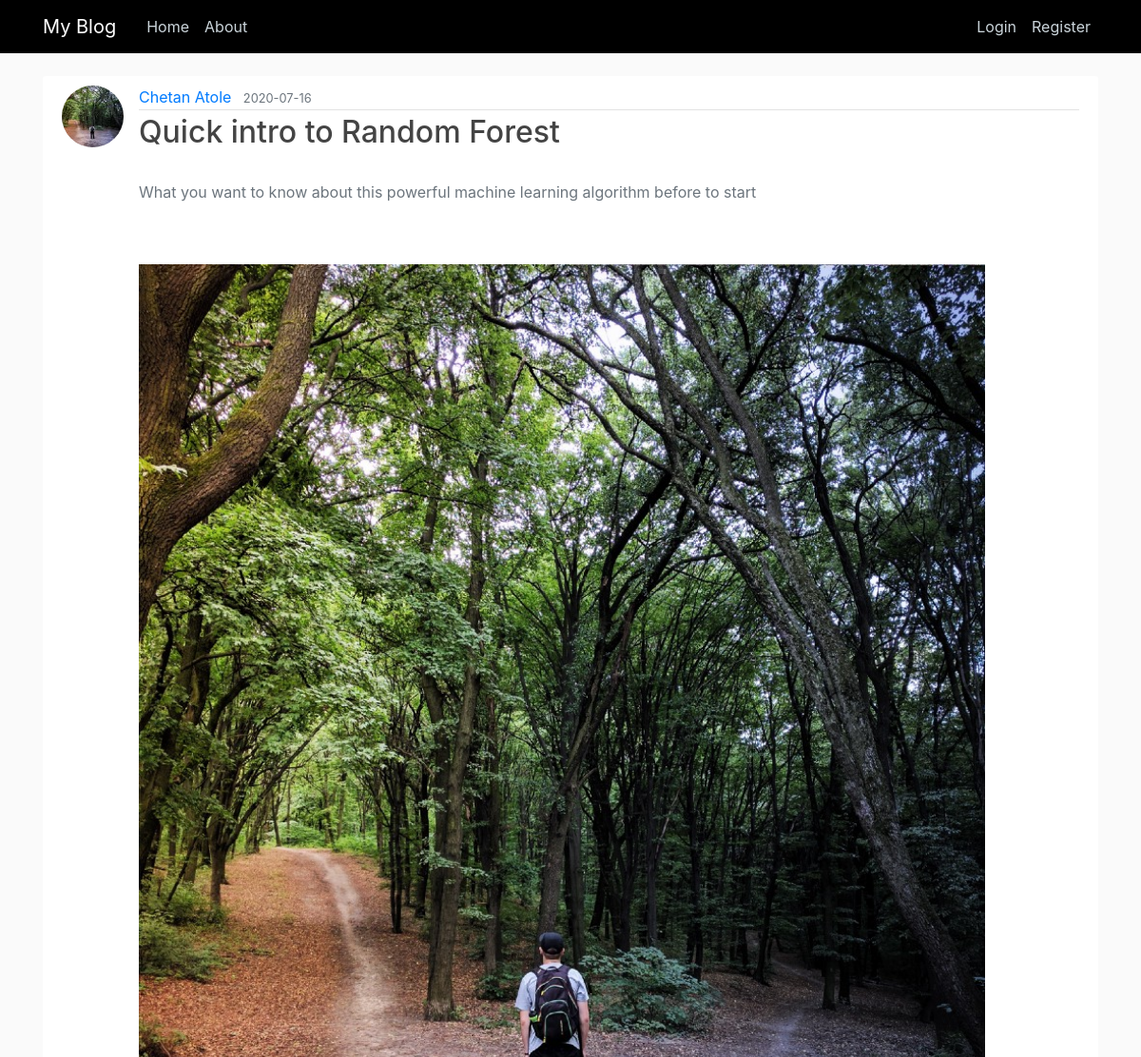
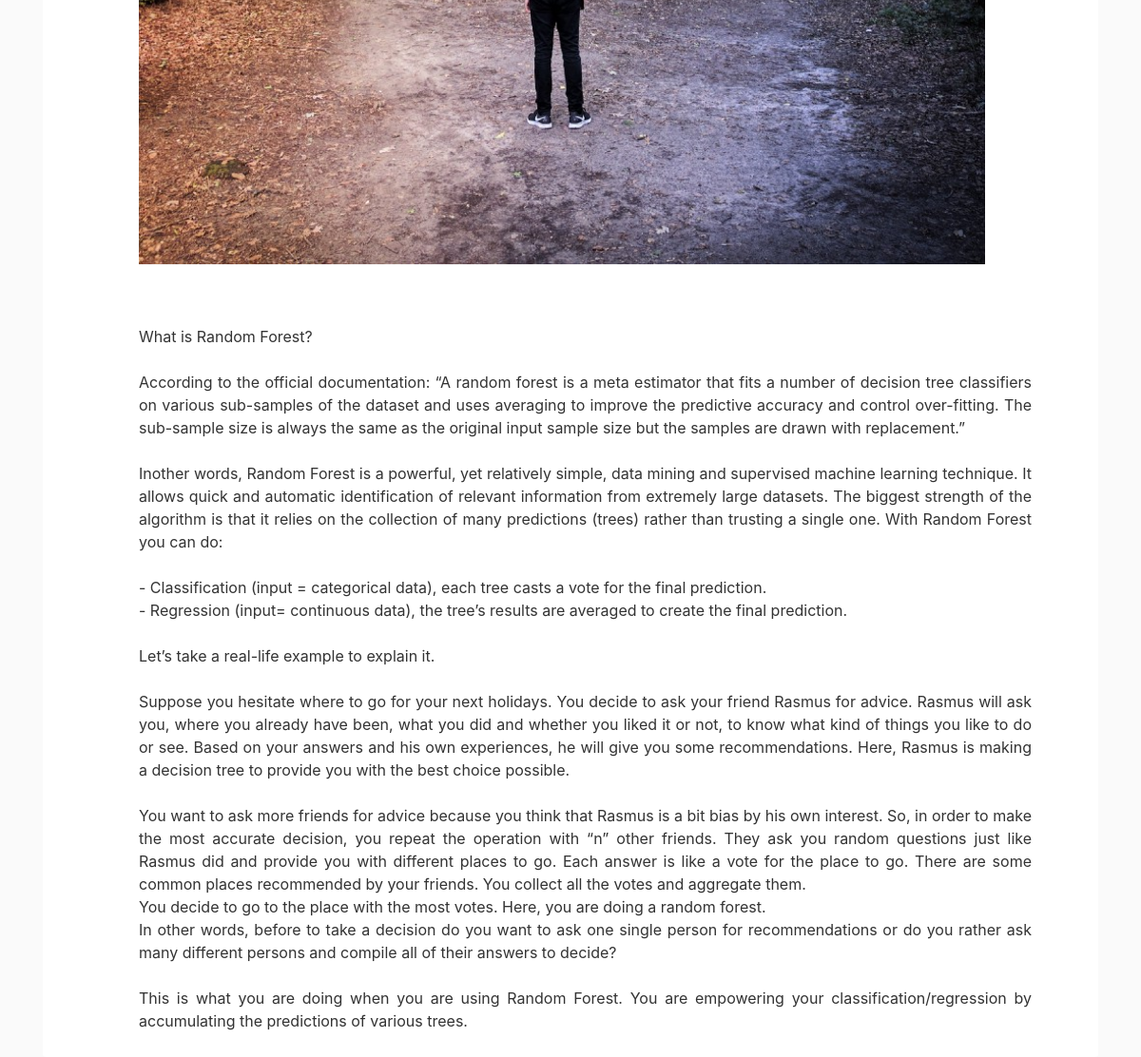
Screenshot of /viewpost/1 with the database file from the repository (2 pictures, top to bottom).
### tables this page shows
CREATE TABLE user( 
    id integer primary key autoincrement,
    username varchar(120) not null unique,
    email varchar(255) not null unique,
    passwordval varchar(255) not null,
    image_file varchar(255) not null default 'default.jpg'
);

CREATE TABLE post(
    id integer primary key autoincrement,
    title varchar(255) not null,
    intro varchar(1000) not null,
    image_file varchar(255), 
    date_posted datetime default current_timestamp,
    content varchar(1000) not null,
    user_id integer ,
    foreign key(user_id) references user(id)
);

### app.py (the view)
@app.route('/viewpost/<int:postid>')
def viewpost(postid):
    con=get_connection()
    cur=con.cursor()
    cur.execute('select user.id,user.username,user.image_file,post.title,post.intro,post.content,post.date_posted,post.image_file,post.id from user inner join post on user.id=post.user_id where post.id=?',(postid,))
    rows=cur.fetchall()
    post={}
    for row in rows:
        post['user_id']=row[0]
        post['author']=row[1]
        post['profile_pic']=row[2]
        post['title']=row[3]
        post['intro']=row[4]
        post['content']=row[5]
        post['date_posted']=row[6].split()[0]
        post['post_image']=row[7]
        post['id']=row[8]
    flag=False
    if 'id' in session and session['id']==post['user_id']:
        flag=True
    return render_template('viewpost.html',post=post,flag=flag)

### app.py (called while the page is built)
def get_connection():
    f=os.path.isfile("blog.db")
    con=sqlite3.connect("blog.db")
    if not f:
        cur=con.cursor()
        with open("schema.sql","r") as file:
            cur.executescript(file.read())
        con.commit()
    return con

### templates/viewpost.html (shortened to what this page needs)
{% extends 'layout.html' %}
{% block content %}
            <article class="media content-section border-0">
                <img class='rounded-circle article-img' src="{{ url_for('static',filename='profile_pics/' +  post.profile_pic ) }}">
                <div class="media-body">
                <div class="article-metadata">
                    <a class="mr-2" href="#">{{ post.author }}</a>
                    <small class="text-muted">{{ post.date_posted }}</small>
                </div>
                <h2 class="article-title">{{ post.title }}</h2><br>
                <p class="article-content text-muted content">{{ post.intro }}</p><br><br>
                <p class="article-content "><img src="{{ url_for('static',filename='content_images/' +  post.post_image ) }} " width=90%></p>
                <br><br>
                <p class="article-content text-justify content" width=100%>{{ post.content }}</p>
                </div>
            </article>
{% endblock content %}

### static/css/main.css (style rules this page uses)
body { background: #fafafa; color: #333333; margin-top: 5rem; }
h1, h2, h3, h4, h5, h6 { color: #444444; }
.content-section { background: #ffffff; padding: 10px 20px; border: 1px solid #dddddd; border-radius: 3px; margin-bottom: 20px; }
.article-title { color: #444444; }
.article-content { white-space: pre-line; }
.article-img { height: 65px; width: 65px; margin-right: 16px; }
.article-metadata { padding-bottom: 1px; margin-bottom: 4px; border-bottom: 1px solid #e3e3e3 }
.content { margin-right:50px }

### rows the page displays
user: image_file (picture), author "Chetan Atole"
post: date_posted "2020-07-16", title "Quick intro to Random Forest", intro "What you want to know about this powerful machine learning algorithm before to start", image_file (picture), content "What is Random Forest? According to the official documentation: “A random forest is a meta estimator that fits a number of decision tree classifiers on various sub-samples of the dataset and uses averaging to improve the predictive accuracy and control over-fitting. The sub-sample size is always the same as the original input sample size but the samples are drawn with replacement.” Inother words, Random Forest is a powerful, yet relatively simple, data mining and supervised machine learning technique. It allows quick and automatic identification of relevant information from extremely large datasets. The biggest strength of the algorithm is that it relies on the collection of many…"
